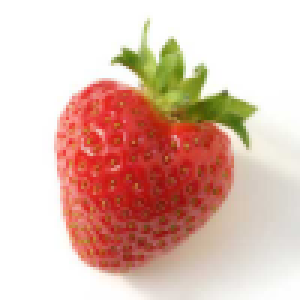
%> input picture LBP_pro-master/36.png, 100 x 100 px (shown 3 times larger)
$ octave LBPpro1.m   (GNU Octave 9; MATLAB toolbox functions it lacks are replaced by stand-ins)
%> lines starting %> are read from the running program, lines starting %| are printed output that depends on the picture
%This procedure works for LBP

clear all;
close all;
clc;

img=imread('36.png');
%> img is the input picture: size 100x100x3 uint8; mean R, G, B 224, 189.3, 177

figure(1);
imshow(img);

if length(size(img))==3
    [m, n, z]=size(img);
%> m = 100; n = 100; z = 3
else
    [m, n] = size(img);
end

imgn=zeros(m,n);
for i=2:m-1
   for j=2:n-2

       pow=0;
        for p=i-1:i+1
            for q =j-1:j+1
                if img(p,q) > img(i,j)
                    if p~=i || q~=j         %有的文章这里是3*3的顺时针编码，我就按处理顺序编码了。
                                            %反正都是特征描述啥的，只要按相同规则就行了。
                      imgn(i,j)=imgn(i,j)+2^pow;
                      pow=pow+1;
                    end
                end
            end
        end

   end
end
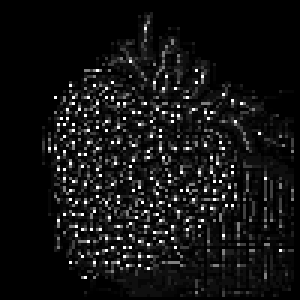
%> imgn: size 100x100 double (shown 3 times larger); min 0, max 255, mean 18.7
figure(2);
imshow(imgn,[]);

hist=cell(1,100);     %划分四个区域求直方图，10*10的太多了，这里搞简单点
hist{1}=imhist(img(1:floor(m/2),1:floor(n/2)));
hist{2}=imhist(img(1:floor(m/2),floor(n/2)+1:n));
hist{3}=imhist(img(floor(m/2)+1:m,1:floor(n/2)));
hist{4}=imhist(img(floor(m/2)+1:m,floor(n/2)+1:n));
for i=1:4
   figure;
   plot(hist{i});
end
%> this loop made 4 passes
%> pass 1, `plot(hist{i});`:
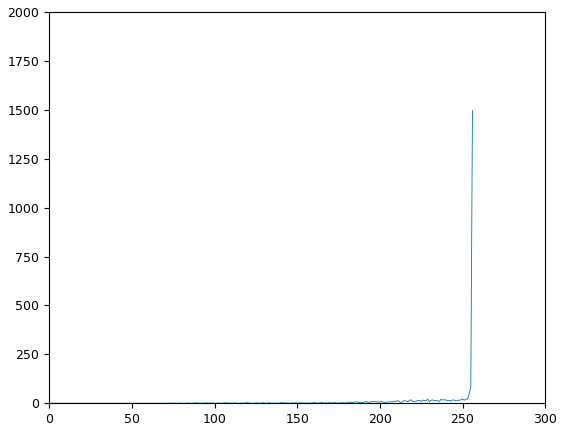
%> figure redrawn from the program's plot data; curve peaks at x = 256, y = 1496
%> pass 2, `plot(hist{i});`:
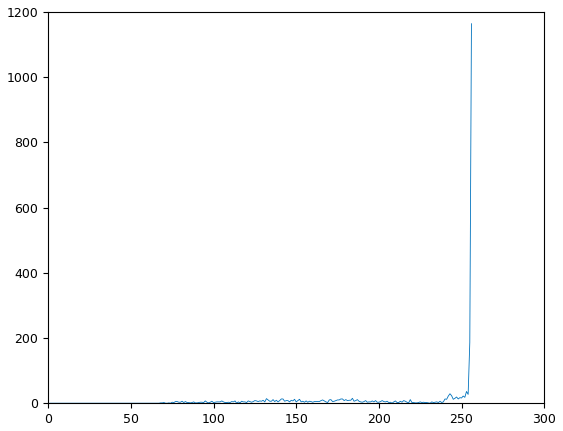
%> figure redrawn from the program's plot data; curve peaks at x = 256, y = 1164
flag1=0;flag2=0;
for i=1:10
    flag2=0;
    for j=1:10
    hist{(i-1)*10+j}=imhist(img(flag1+1:floor(m/10)+flag1,flag2+1:floor(n/10)+flag2));

    flag2=flag2+floor(n/10);
    end
    flag1=flag1+floor(m/10);
end
%> after the loop, hist = 100 items

LBPfeature=hist{1};
%> LBPfeature = 256 values from 0 to 100
for i=2:100
    LBPfeature=[LBPfeature,hist{i}];
end
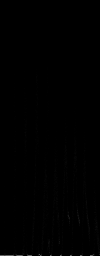
%> LBPfeature: size 256x100 double; min 0, max 100, mean 0.4

%特征降维PCA

[COEFF,SCORE,latent]=princomp(LBPfeature');
%> latent = 256 values, max 2029.4 at index 1, min 0 at index 76, mean 9.29

ratio=cumsum(latent)./sum(latent);
%> ratio = 256 values from 0.853 to 1
